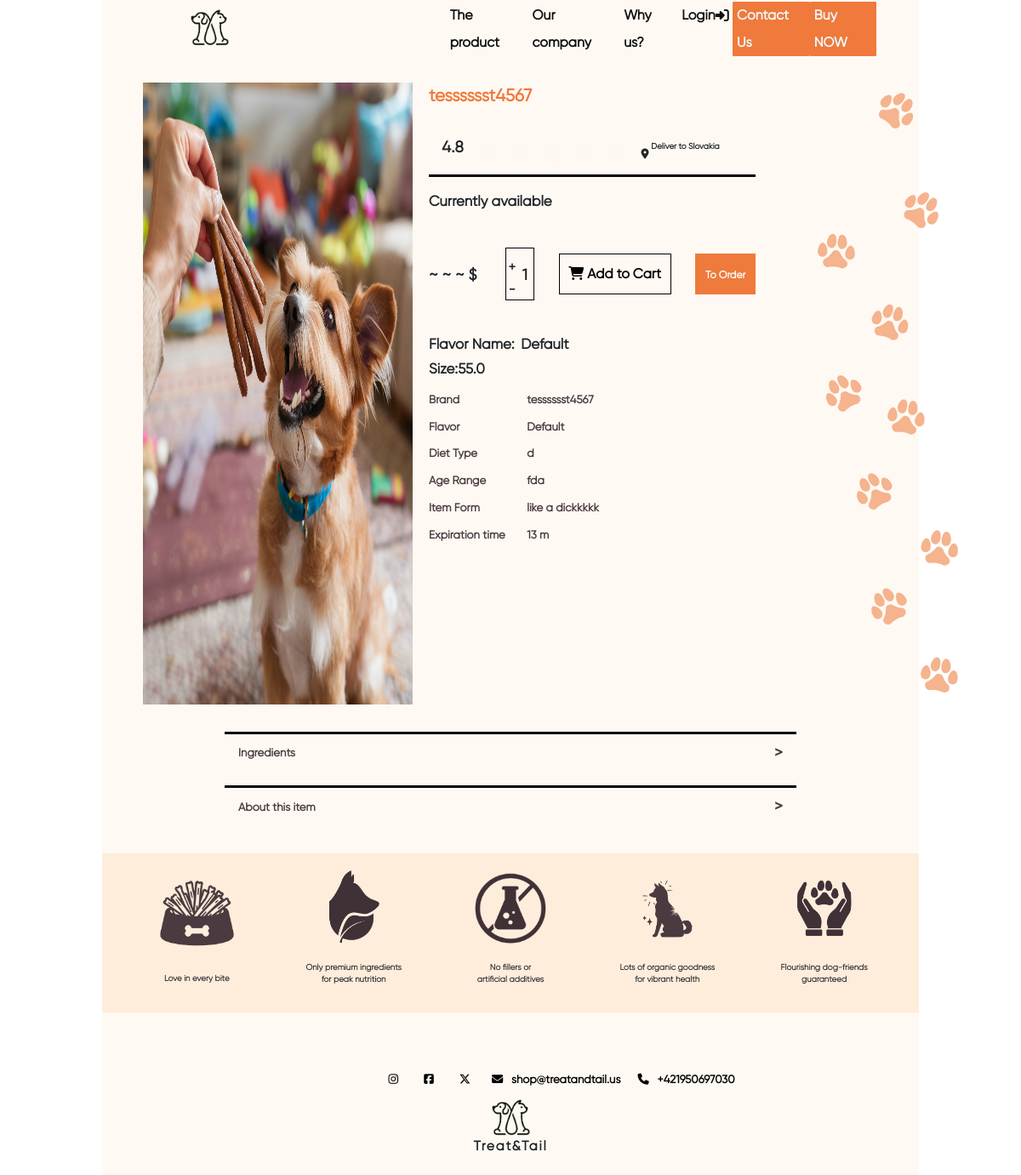
/products/3/, run on an earlier commit of the app's database.
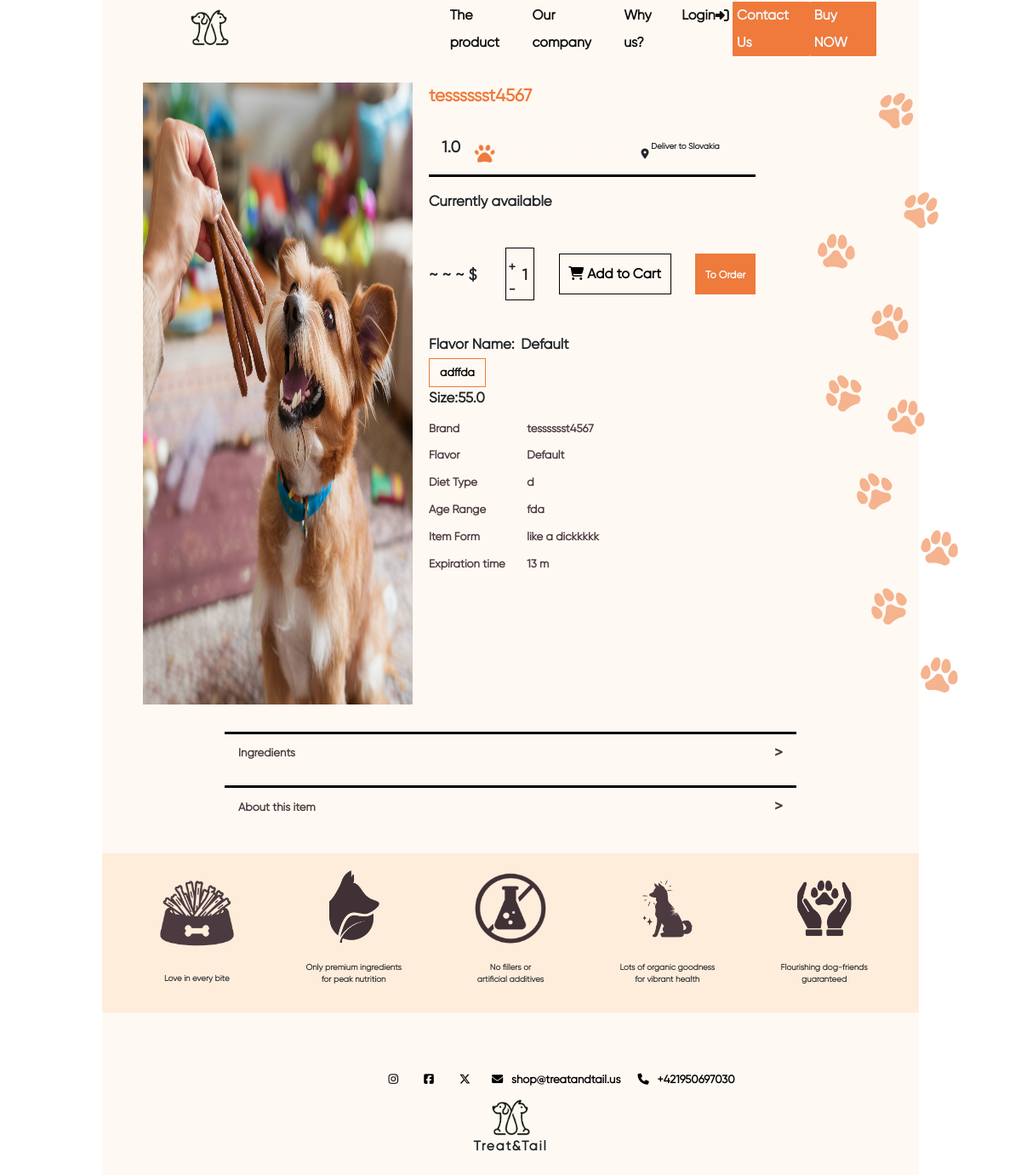
And on a later commit of the database.
### shop/models.py (models this page shows, shortened)
class Product(models.Model):
    name = models.CharField(max_length=255, verbose_name="Product Name")
    name_eng = models.CharField(max_length=255, verbose_name="Product Name (English)", blank=True, null=True)
    description = models.TextField(verbose_name="Description", blank=True, null=True)
    ingredients = models.TextField(verbose_name="Ingredients", blank=True, null=True)
    slug = models.SlugField(unique=True)
    article = models.CharField(max_length=50, verbose_name="Article")
    image = models.ImageField(upload_to="products/", verbose_name="Product Image", blank=True, null=True)
    aviable_num = models.IntegerField(verbose_name="Available Quantity", default=0)
    weight = models.FloatField(verbose_name="Weight (kg)", blank=True, null=True)
    sale = models.IntegerField(verbose_name="Discount Percentage", blank=True, null=True)
    diet_type = models.CharField(max_length=100, verbose_name="Diet Type", blank=True, null=True)
    age_range = models.CharField(max_length=100, verbose_name="Age Range", blank=True, null=True)
    item_form = models.CharField(max_length=50, verbose_name="Item Form", blank=True, null=True)
    width = models.FloatField(verbose_name="Width (cm)", blank=True, null=True)
    height = models.FloatField(verbose_name="Height (cm)", blank=True, null=True)
    expiration_months = models.IntegerField(verbose_name="Months to Expiration", blank=True, null=True)
    tags = models.ManyToManyField("Tag", verbose_name="Tags", blank=True)
    created_at = models.DateTimeField(auto_now_add=True, verbose_name="Created At")
    updated_at = models.DateTimeField(auto_now=True, verbose_name="Updated At")
    rating = models.DecimalField(
        max_digits=3,
        decimal_places=1,
        null=True,
        blank=True,
        verbose_name="Rating (0-5)")
    class Meta:
        verbose_name = "Product"
        verbose_name_plural = "Products"

class ProductFlavor(models.Model):
    product = models.ForeignKey(Product, on_delete=models.CASCADE, related_name="flavors", verbose_name="Product")
    flavor_name = models.CharField(max_length=100, verbose_name="Flavor Name")
    price = models.DecimalField(max_digits=10, decimal_places=2, verbose_name="Flavor Price")
    class Meta:
        verbose_name = "Product Flavor"
        verbose_name_plural = "Product Flavors"

### shop/views.py (the view)
# urls.py: path('products/<slug:slug>/', ProductDetailView.as_view(), name='product_detail'),
class ProductDetailView(DetailView):
    model = Product
    template_name = 'shop/pages/buy.html'
    def get_context_data(self, **kwargs):
        context = super().get_context_data(**kwargs)
        product = self.object
        qty = self.kwargs.get('qty', 1)
        try:
            quantity = int(qty)
            if quantity < 1:
                quantity = 1  # Ensure quantity is at least 1
        except ValueError:
            quantity = 1  # Fallback if qty is not an integer
        context['quantity'] = quantity
        rating_percentage = (product.rating / 5) * 100 if product.rating else 0
        context['rating_percentage'] = rating_percentage
        context['flavors'] = product.flavors.all()
        context['in_stock'] = product.aviable_num > 0
        return context

### shop/templates/shop/pages/buy.html (shortened to what this page needs)
{% load static %}
<!DOCTYPE html>
<html lang="en">
<head>
    <link href="https://cdn.jsdelivr.net/npm/bootstrap@5.3.1/dist/css/bootstrap.min.css" rel="stylesheet"
>
    <link rel="stylesheet" href="{% static 'assets/css/general.css' %}">
    <link rel="stylesheet" href="{% static 'assets/css/navbarstyle.css' %}">
    <link rel="stylesheet" href="{% static 'assets/css/footerstyle.css' %}">
    <link rel="stylesheet" href="{% static 'assets/css/infoblockstyle.css' %}">
    <link rel="stylesheet" href="{% static 'assets/css/buy.css' %}">
</head>
<body>
    <div id="Wrapper">
        {% include 'shop/modules/_cap.html' %}
        <div id="ProductSection">
            <div id="ProductPhoto">
                <img src="{{ product.image.url }}" alt="{{ product.name }}">
            </div>
            <div id="UI">
                <div id="ProductTitle">
                    <p>{{ product.name }}</p>
                </div>
                <div id="RateDeliverRow">
                    <div id="RateNumeric">
                        <p>{{ product.rating|default:"4.8" }}</p>
                    </div>
                    <div class="rating_block">
                        <img src="{% static 'assets/img/rating.png' %}" alt="Rating">
                    </div>
                    <div id="DeliverTo">
                        <i class="fa-solid fa-location-dot"></i>
                        <p>Deliver to Slovakia</p>
                    </div>
                </div>
                <div id="Available">
                    {% if product.aviable_num > 0 %}
                        Currently available
                    {% else %}
                        Out of stock
                    {% endif %}
                </div>
                <div id="OrderRow">
                    <div id="Cost">
                        <span id="Num">~~~</span><span>$</span>
                    </div>
                    <div id="QuantBox">
                        <div id="PM">
                            <div id="Plus">
                                <p>+</p>
                            </div>
                            <div id="Minus">
                                <p>-</p>
                            </div>
                        </div>
                        <div id="Quant">{{ quantity }}</div>
                    </div>
                    <button id="addToCart"  value="{{ product.id }}" class="add-to-cart-btn">
                        <span><i class="fa-solid fa-cart-shopping"></i> Add to Cart</span>
                    </button>
                    <button class="to-order" id="ToOrderProduct" value="{{ product.id }}">
                        <span>To Order</span>
                    </button>
                </div>
                <div id="NameSizeVertical">
                    <div id="FlavorName">
                        <span>Flavor Name:</span>
                        <span id="SelectedFlavor" class="Flavor">Default</span>
                    </div>
                    <div id="FlavorBox">
                        {% for flavor in flavors %}
                        <div class="FlavorPicker"
                             data-flavor-id="{{ flavor.id }}"
                             data-flavor-name="{{ flavor.flavor_name }}"
                             data-price="{{ flavor.price }}">
                            {{ flavor.flavor_name }}
                        </div>
                        {% endfor %}
                    </div>
                    <div id="Size">
                        <span>Size:</span>
                        <span id="SizeNum">{{ product.weight }}</span>
                    </div>
                </div>
                <div id="Characteristics">
                    <table>
                        <tr>
                            <td>Brand</td>
                            <td>{{ product.name }}</td>
                        </tr>
                        <tr>
                            <td>Flavor</td>
                            <td id="SelectedFlavorInTable">Default</td>
                        </tr>
                        <tr>
                            <td>Diet Type</td>
                            <td>{{ product.diet_type }}</td>
                        </tr>
                        <tr>
                            <td>Age Range</td>
                            <td>{{ product.age_range }}</td>
                        </tr>
                        <tr>
                            <td>Item Form</td>
                            <td>{{ product.item_form }}</td>
                        </tr>
                        <tr>
                            <td>Expiration time</td>
                            <td>{{ product.expiration_months }} m</td>
                        </tr>
                    </table>
                </div>
            </div>
            <div class="paws_array">
                <img src="{% static 'assets/img/paw_array.png' %}" alt="">
            </div>
        </div>
        <div class="additional-info">
            <div id="toggleSection">
                <div class="toggle-item">
                    <button class="toggle-button">
                        Ingredients
                        <span class="toggle-icon">&gt;</span>
                    </button>
                </div>
                <div class="toggle-item">
                    <button class="toggle-button">
                        About this item
                        <span class="toggle-icon">&gt;</span>
                    </button>
                </div>
            </div>
        </div>
        {% include 'shop/modules/_features.html' %}
        {% include 'shop/modules/_footer.html' %}
    </div>
</body>
</html>

### shop/templates/shop/modules/_cap.html (shortened to what this page needs)
{% load static %}
<!DOCTYPE html>
<html lang="en">
<head>
    <link rel="stylesheet" href="{% static 'assets/css/general.css' %}">
    <link rel="stylesheet" href="{% static 'assets/css/navbarstyle.css' %}">
    <link rel="stylesheet" href="{% static 'assets/css/footerstyle.css' %}">
    <link rel="stylesheet" href="{% static 'assets/css/infoblockstyle.css' %}">
    <link rel="stylesheet" href="{% static 'assets/css/product.css' %}">
</head>
<body>
    {% block content %}
            <div id="Header">
                <div id="LogoTop">
                    <a href="{% url 'home' %}">
                    <img src="{% static 'assets/img/logo.png' %}">
                    </a>
                </div>
                    <nav>
                        <a href="{% url 'product_page' %}">The product</a>
                        <a href="{% url 'our_company' %}">Our company</a>
                        <a href="{% url 'why_us' %}">Why us?</a>
                        {% if user.is_authenticated %}
                            {% if user.is_superuser %}
                                <a href="{% url 'admin:index' %}"><i class="fa-solid fa-user-tie"></i>Admin </a>
                            {% endif %}
                            <form method="POST" action="{% url 'logout' %}" style="display: inline;">
                                {% csrf_token %}
                                <button type="submit" style="background: none; border: none; color: inherit; cursor: pointer;">Logout <i class="fa-solid fa-right-from-bracket"></i> </button>
                            </form>
                        {% else %}
                            <a href="{% url 'auth' %}"> Login<i class="fa-solid fa-right-to-bracket"></i></a>
                        {% endif %}
                        <a href="{% url 'contact_us' %}">Contact Us</a>
                        <a href="{% url 'product_list' %}">Buy NOW</a>
                    </nav>
            </div>
    {% endblock %}
</body>
</html>

### shop/templates/shop/modules/_features.html (shortened to what this page needs)
{% load static %}
<!DOCTYPE html>
<html lang="en">
<head>
    <link rel="stylesheet" href="{% static 'assets/css/general.css' %}">
    <link rel="stylesheet" href="{% static 'assets/css/navbarstyle.css' %}">
    <link rel="stylesheet" href="{% static 'assets/css/footerstyle.css' %}">
    <link rel="stylesheet" href="{% static 'assets/css/infoblockstyle.css' %}">
    <link rel="stylesheet" href="{% static 'assets/css/product.css' %}">
</head>
<body>
        {% block content %}
            <div id="Features">
            <div class="Feature">
                <img src="{% static 'assets/img/product/DogFood.png' %}">
                <p>
                    Love in every bite
                </p>
            </div>
            <div class="Feature">
                <img src="{% static 'assets/img/product/EcoFriendly.png' %}">
                <p>
                    Only premium ingredients
                    for peak nutrition
                </p>
            </div>
            <div class="Feature">
                <img src="{% static 'assets/img/product/NoChems.png' %}">
                <p>
                    No fillers or
                    artificial additives
                </p>
            </div>
            <div class="Feature">
                <img src="{% static 'assets/img/product/SparklingDoggo.png' %}">
                <p>
                    Lots of organic goodness
                    for vibrant health
                </p>
            </div>
            <div class="Feature">
                <img src="{% static 'assets/img/product/Luv.png' %}">
                <p>
                    Flourishing dog-friends
                    guaranteed
                </p>
            </div>
        </div>
        {% endblock %}
</body>
</html>

### shop/templates/shop/modules/_footer.html (shortened to what this page needs)
{% load static %}
<!DOCTYPE html>
<html lang="en">
<head>
    <link rel="stylesheet" href="{% static 'assets/css/general.css' %}">
    <link rel="stylesheet" href="{% static 'assets/css/navbarstyle.css' %}">
    <link rel="stylesheet" href="{% static 'assets/css/footerstyle.css' %}">
    <link rel="stylesheet" href="{% static 'assets/css/infoblockstyle.css' %}">
    <link rel="stylesheet" href="{% static 'assets/css/product.css' %}">
</head>
<body>
    {% block content %}
            <div id="Footer" class="footer-big">
                <div class="footer-text-box">
                    <div class="social_elements" id="Social">
                        <div class="social">
                            <a class="social_links"><i class="social_elements fa-brands fa-instagram"></i></a>
                        </div>
                        <div class="social">
                            <a class="social_links"><i class="social_elements fa-brands fa-square-facebook"></i></a>
                        </div>
                        <div class="social">
                            <a class="social_links"><i class="fa-brands fa-x-twitter"></i></a>
                        </div>
                        <div class="social">
                            <i class="fa-solid fa-envelope"></i>
                            <a href="mailto: shop@treatandtail.us"> shop@treatandtail.us</a>
                        </div>
                        <div class="social">
                            <i class="fa-solid fa-phone"></i>
                            <a href="tel: +421950697030"> +421950697030</a>
                        </div>
                    </div>
                </div>
                <div id="FooterLogo" class="footer">
                    <img src="{% static 'assets/img/logo.png' %}">
                    <p>Treat&Tail</p>
                </div>
            </div>
    {% endblock %}
</body>
</html>

What changed in the data, as far as the page shows it:
changed Product "tesssssst4567": rating "4.8" → "1.0"
added ProductFlavor: flavor_name "adffda"
